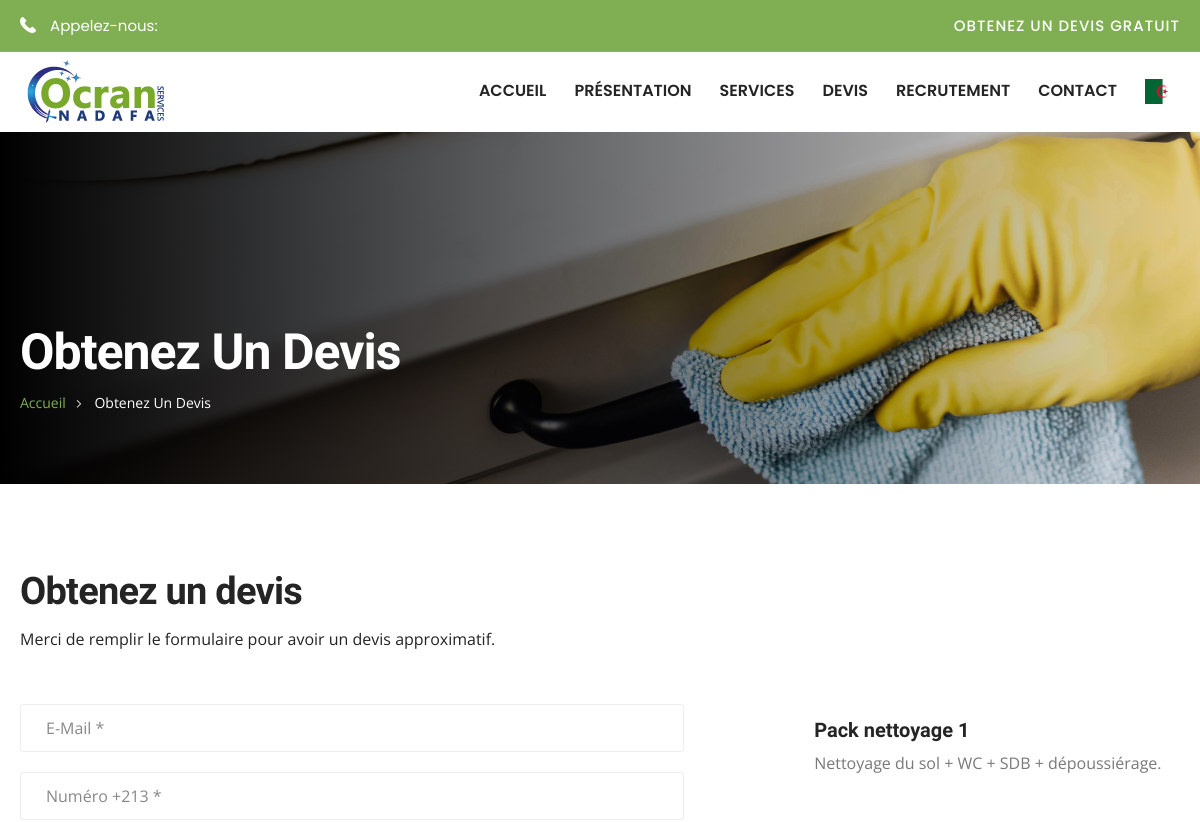
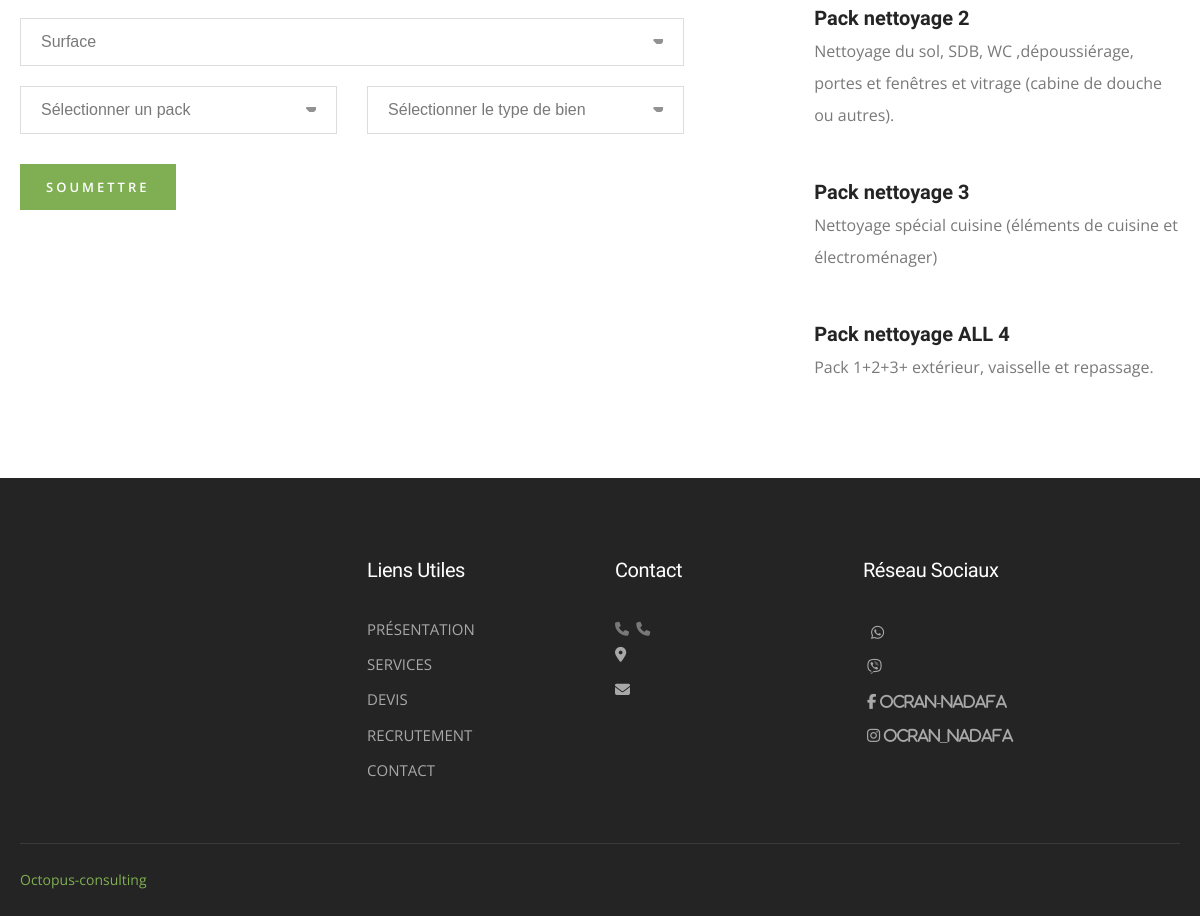
The app's page /fr/quote, older data (2 pictures, top to bottom).
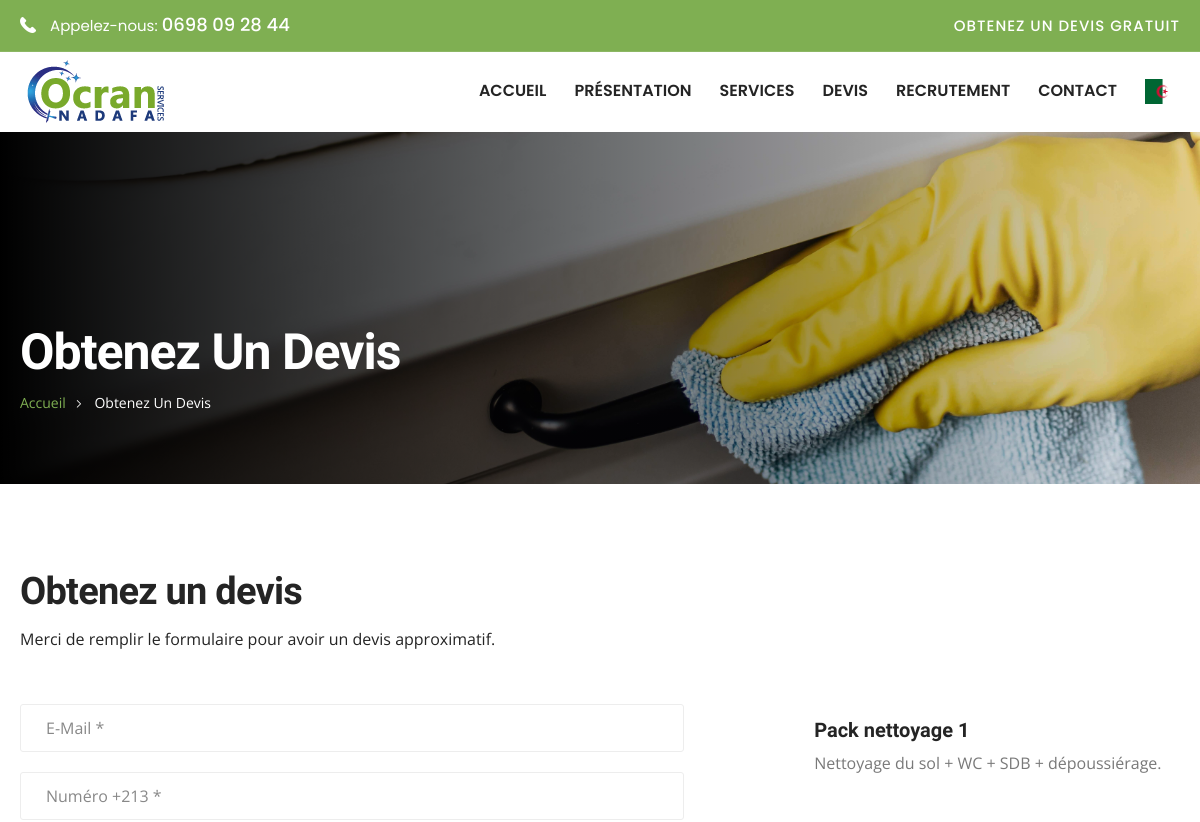
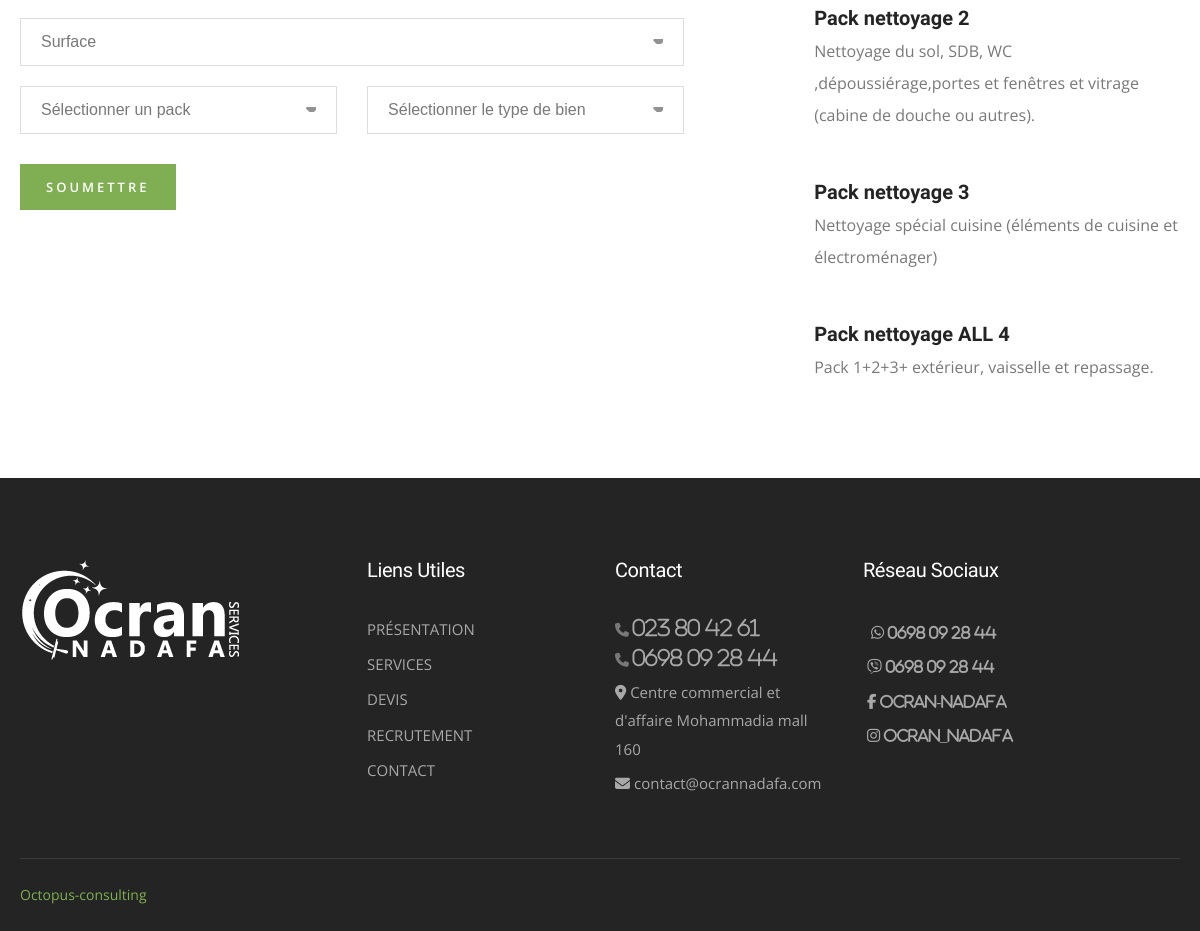
The same page, newer data (2 pictures, top to bottom).
### business/models.py (models this page shows, shortened)
class Formule(models.Model):
    formule        = models.CharField(verbose_name="Pack nettoyage",max_length=150, )
    porte          = models.IntegerField(verbose_name="nombre de fenetre", null=True, blank=True)
    price          = models.IntegerField(verbose_name="prix", default=0)
    description     = models.TextField(verbose_name='Descriptions du pack', null=True, blank=True)
    class Meta:
        verbose_name = _("formule")
        verbose_name_plural = _("formules")

class Business(models.Model):
    name            = models.CharField(verbose_name="Nom de l'entreprise", max_length=100)
    logo            = models.ImageField(upload_to='images/logos', verbose_name='Logo')
    favicon         = models.ImageField(upload_to='images/logos', verbose_name="Favicon", blank=True, null=True)
    logo_negatif    = models.ImageField(upload_to='images/slides', verbose_name="Logo négatif", blank=True, null=True)
    title           = models.CharField(verbose_name="Titre", max_length=50, blank=True)
    adress          = models.CharField(verbose_name="Adresse", max_length=50, blank=True)
    email           = models.EmailField(verbose_name="email de l'entreprise", max_length=50, blank=True)
    email2          = models.EmailField(verbose_name="2eme email de l'entreprise", max_length=50, blank=True)
    email3          = models.EmailField(verbose_name="email de receptions, contact, devis, recrutement", max_length=50, blank=True)
    phone           = models.CharField(verbose_name="numéro de téléphone de l'entreprise", max_length=50, blank=True)
    phone2          = models.CharField(verbose_name="2eme numéro de téléphone de l'entreprise", max_length=50, null=True,blank=True)
    phone3          = models.CharField(verbose_name="3eme numéro de téléphone de l'entreprise", max_length=50, null=True,blank=True)
    about           = tinymce_models.HTMLField(verbose_name='Text a propos', blank=True, null=True)
    about_2          = tinymce_models.HTMLField(verbose_name="Page d'accueil", blank=True, null=True)
    about_photo2     = models.ImageField(verbose_name="Photo a propos Page d'accueil ", upload_to='images/slides', blank=True, null=True)
    mini_about      = models.TextField(verbose_name="Petit texte a propos de l'entreprise ( bas de page)", blank=True, null=True)
    about_photo     = models.ImageField(verbose_name="Photo a propos ", upload_to='images/slides', blank=True, null=True)
    facebook        = models.URLField(verbose_name="Lien page Facebook", max_length=300, blank=True, null=True)
    insta           = models.URLField(verbose_name="Lien page Instagram", max_length=300, blank=True, null=True)
    linkedin        = models.URLField(verbose_name="Lien page LinkedIn", max_length=300, blank=True, null=True)
    def image_tag(self):
        return format_html('<img src="{}" height="150"  />'.format(self.logo.url))
    image_tag.allow_tags = True
    class Meta:
        verbose_name = ' Infomation'
        verbose_name_plural = ' Infomations'

### business/views.py (the view, shortened to what this page needs)
# urls.py: path('quote', QuoteoView.as_view(), name='quote'),
class QuoteoView(SuccessMessageMixin, CreateView):
    template_name= "quote.html"
    form_class= QuoteForm
    model = Quote
    success_message = "Un e-mail contenant les informations demandé vous a été envoyé."
    success_url = reverse_lazy('business:quote')
    def get_context_data(self, **kwargs):
        context = super(QuoteoView, self).get_context_data(**kwargs)
        context["formules"] =Formule.objects.all()
        context["biens"] = Bien.objects.all()
        context["surfaces"] =Surface.objects.all()
        return context

### business/forms.py (shortened to what this page needs)
class QuoteForm(ModelForm) :
    class Meta:
        model = Quote
        fields = '__all__'

### business/context_processores.py (called while the page is built)
def extras(request):
    business = Business.objects.first()
    return {'business': business}

### business/templates/quote.html (shortened to what this page needs)
{% extends "base.html" %}
{% load static %}
{% load i18n %}
{% block content %}
<section class="page-title" style="background-image:url({% static 'images/background/bureau5.jpg' %})">
    <div class="auto-container">
        <h2>{% trans 'Obtenez un devis' %}</h2>
        <ul class="page-breadcrumb">
            <li><a href="/">{% trans 'Accueil' %}</a></li>
            <li>{% trans 'Obtenez un devis' %}</li>
        </ul>
    </div>
</section>
	<section class="contact-form-section" style="background-image:url('images/background/contact.jpg' %})">
		<div class="auto-container">
			<div class="sec-title">
				<h2>{% trans 'Obtenez un devis' %}</h2>
				<div class="text"> <p style="color:#242424;">{% trans 'Merci de remplir le formulaire pour avoir un devis approximatif.' %}</p></div>
			</div>
			<div class="ol-lg-6 col-md-6 col-sm-12">
			 </div>
			<div class="row clearfix">
				<div class="form-column col-lg-7 col-md-12 col-sm-12">
					<div class="inner-column">
						<div class="contact-form">
						 <form hx-post="{% url 'business:create_quote' %}" hx-swap="innerHTML" hx-target="#messageQuote">
								<div class="row clearfix">
									<div class="form-group col-lg-12 col-md-6 col-sm-12">
										<input type="email" name="email" id="id_email" value="" placeholder="{% trans 'E-Mail *' %}" required>
									</div>
									<div class="form-group col-lg-12 col-md-6 col-sm-12">
										<input type="text" name="phone" id="id_phone" value="" placeholder="{% trans 'Numéro +213 *' %}" pattern="^(?:0|\(?\+213\)?\s?|00213\s?)[1-79](?:[\.\-\s]?\d\d){4}$" required>
									</div>
									<div class="form-group col-lg-12 col-md-6 col-sm-12">
									</div>
									<div class="form-group col-lg-6 col-md-12 col-sm-12">
									</div>
									<div class="form-group col-lg-6 col-md-12 col-sm-12" >
									</div>
									<div class="form-group col-lg-12 col-md-12 col-sm-12">
										<button class="theme-btn btn-style-one" type="submit" ><span class="txt"  style="color:#fff;">{% trans 'Soumettre' %}</span></button>
									</div>
								</div>
							</form>
						</div>
					</div>
				</div>
				<div class="info-column col-lg-5 col-md-12 col-sm-12">
					<div class="inner-column">
							{% for formule in formules %}
						<ul class="contact-info-list">
							<li><strong>{{formule.formule}}</strong><br>{{formule.description}}</li>
						</ul>
							{% endfor %}
					</div>
				</div>
			</div>
		</div>
	</section>
{% endblock content %}

### templates/base.html (shortened to what this page needs)
{% load static %}
{% load i18n %}
{% get_current_language as LANGUAGE_CODE %}
{% get_available_languages as LANGUAGES %}
{% get_language_info for LANGUAGE_CODE as lang %}
{% get_language_info_list for LANGUAGES as languages %}
<!DOCTYPE html>
<html lang="{{LANGUAGES}}" dir="{% if LANGUAGE_CODE == 'ar' %}rtl{% else %}ltr{% endif %}">
<head>
<link href="{% static 'css/bootstrap.css' %}" rel="stylesheet">
<link href="{% static 'css/style.css' %}" rel="stylesheet">
<link href="{% static 'css/responsive.css' %}" rel="stylesheet">
</head>
{% include 'navbar.html' %}
<body >
    {% block content %}
    {% endblock content %}
    {% include 'footer.html' %}
</body>
</html>

### templates/navbar.html (shortened to what this page needs)
{% load static %}
{% load i18n %}
    <header class="main-header header-style-three">
      <div class="header-top">
          <div class="auto-container clearfix">
              <div class="top-left clearfix">
                  <div class="text" dir="ltr"> <span class="icon flaticon-call-answer"></span>{% trans " Appelez-nous:" %} <a href="tel:698092844" dir="ltr" class="number"> {{business.phone2}} </a></div>
              </div>
              <div class="top-right clearfix">
                    <ul class="info-list">
                        <li class="quote"><a href="{% url 'business:create_quote' %}">{% trans "Obtenez un devis gratuit" %}</a></li>
                    </ul>
              </div>
          </div>
      </div>
      <div class="header-upper">
          <div class="inner-container">
              <div class="auto-container clearfix">
                  <div class="logo-outer">
                      <div class="logo"><a href="/"><img src="{% static 'images/logo.png' %}"  alt="" title="" ></a></div>
                  </div>
                  <div class="nav-outer clearfix">
                      <nav class="main-menu navbar-expand-md navbar-light">
                          <div class="collapse navbar-collapse clearfix" id="navbarSupportedContent">
                              <ul class="navigation clearfix">
                                  <li ><a href="/">{% trans "ACCUEIL" %}</a> </li>
                                <li><a href="{% url 'business:about' %}">{% trans "PRÉSENTATION" %}</a> </li>
                                <li ><a href="{% url 'business:service' %}">{% trans "SERVICES" %}</a> </li>
                                <li><a href="{% url 'business:create_quote' %}">{% trans "DEVIS" %}</a> </li>
                                <li ><a href="{% url 'business:recruiting' %}">{% trans "RECRUTEMENT" %}</a> </li>
                                <li><a href="{% url 'business:contact' %}">{% trans "CONTACT" %}</a></li>
                                <li>
                                    {% if LANGUAGE_CODE == 'ar' %}
                                        <a href="/fr/">
                                            <img src="{% static 'images/fr.png' %}"  alt="FR" title="FR" style="height:25px; width:35px;">
                                        </a>
                                    {% else %}
                                        <a href="/ar">
                                            <img src="{% static 'images/dz.png' %}"  alt="AR" title="AR" style="height:25px; width:35px;">
                                        </a>
                                    {% endif %}
                                </li>
                              </ul>
                          </div>
                      </nav>
                  </div>
              </div>
          </div>
      </div>
  </header>
</body>

### templates/footer.html (shortened to what this page needs)
{% load static %}
{% load i18n %}
  <footer class="main-footer">
		<div class="auto-container">
            <div class="widgets-section">
            	<div class="row clearfix">
                    <div class="big-column col-lg-6 col-md-12 col-sm-12">
                        <div class="row clearfix">
                            <div class="footer-column col-lg-7 col-md-6 col-sm-12">
                                <div class="footer-widget logo-widget">
									<div class="logo">
                                    	<a href=""><img src="{{business.logo_negatif.url}}" alt="" /></a>
                                    </div>
									</div>
							</div>
                            <div class="footer-column col-lg-5 col-md-6 col-sm-12">
                                <div class="footer-widget links-widget">
                                	<h2>{% trans "Liens utiles" %} </h2>
									<div class="widget-content">
										<ul class="list">
                                        	<li><a href="{% url 'business:about' %}">{% trans "PRÉSENTATION" %}</a></li>
                                            <li><a href="{% url 'business:service' %}">{% trans "SERVICES" %}</a></li>
                                            <li><a href="{% url 'business:create_quote' %}">{% trans "DEVIS" %}</a></li>
                                            <li><a href="{% url 'business:recruiting' %}">{% trans "RECRUTEMENT" %}</a></li>
                                            <li><a href="{% url 'business:contact' %}">{% trans "CONTACT" %}</a></li>
                                        </ul>
                                    </div>
								</div>
							</div>
						</div>
					</div>
                    <div class="big-column col-lg-6 col-md-12 col-sm-12">
                        <div class="row clearfix">
						<div class="footer-column col-lg-5 col-md-6 col-sm-12">
							<div class="footer-widget contact-widget">
								<h2>{% trans "Contact" %} </h2>
								<div class="widget-content">
									<span class="fa fa-phone"> <a dir="ltr" href="tel:23804261" class="contact-number">{{business.phone}}</span></a>
									<span class="fa fa-phone"> <a dir="ltr" href="tel:698092844" class="contact-number">{{business.phone2}}</span></a>
									<ul>
										<li ><i class="fa fa-map-marker" aria-hidden="true"></i> {{business.adress}} </li>
										<li > <i class="fa fa-envelope" aria-hidden="true"></i><a href="mailto:{{business.email}}" > {{business.email}} </li>
									</ul>
								</div>
							</div>
						</div>
                            <div class="footer-column col-lg-5 col-md-6 col-sm-12">
                                <div class="footer-widget contact-widget">
									<h2>{% trans "réseau sociaux " %}</h2>
										<ul class="social-icons">
											<li><a href="https://wa.me/213698092844"><span class="fab fa-whatsapp">  {{business.phone2}}</span></a></li>
											<li><a href="viber://chat?number=213698092844"><span class="fab fa-viber">  {{business.phone2}} </span></a></li>
											<li><a href="{{business.facebook}}"><span class="fab fa-facebook-f"> OCRAN-Nadafa </span></a></li>
											<li><a href="{{business.insta}}"><span class="fab fa-instagram"> ocran_nadafa </span></a></li>
										</ul>
								</div>
							</div>
						</div>
					</div>
				</div>
			</div>
            <div class="footer-bottom clearfix">
                <div class="pull-center">
                    <div class="copyright"><a href="https://www.octopus-consulting.com/" target="_blank"> Octopus-consulting</a></div>
                </div>
            </div>
		</div>
	</footer>
</body>

Row changes from the older to the newer data that the page shows:
added Business: phone2 "0698 09 28 44", logo_negatif (picture), phone "023 80 42 61", adress "Centre commercial et d'affaire Mohammadia mall 160", email "contact@ocrannadafa.com"
changed Formule "Pack nettoyage 2": description "Nettoyage du sol, SDB, WC ,dépoussiérage, portes et fenêtres et vitrage (cabine de douche ou autres)." → "Nettoyage du sol, SDB, WC ,dépoussiérage,portes et fenêtres et vitrage (cabine de douche ou autres)."
